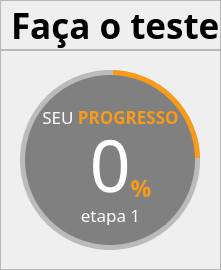
              <widget class="QFrame" name="frame_64">
               <property name="frameShape">
                <enum>QFrame::NoFrame</enum>
               </property>
               <property name="frameShadow">
                <enum>QFrame::Raised</enum>
               </property>
               <layout class="QVBoxLayout" name="verticalLayout_30">
                <property name="spacing">
                 <number>0</number>
                </property>
                <property name="leftMargin">
                 <number>0</number>
                </property>
                <property name="topMargin">
                 <number>0</number>
                </property>
                <property name="rightMargin">
                 <number>0</number>
                </property>
                <property name="bottomMargin">
                 <number>0</number>
                </property>
                <item>
                 <widget class="QFrame" name="frame_65">
                  <property name="minimumSize">
                   <size>
                    <width>0</width>
                    <height>50</height>
                   </size>
                  </property>
                  <property name="maximumSize">
                   <size>
                    <width>16777215</width>
                    <height>50</height>
                   </size>
                  </property>
                  <property name="frameShape">
                   <enum>QFrame::StyledPanel</enum>
                  </property>
                  <property name="frameShadow">
                   <enum>QFrame::Raised</enum>
                  </property>
                  <layout class="QHBoxLayout" name="horizontalLayout_51">
                   <property name="spacing">
                    <number>0</number>
                   </property>
                   <property name="leftMargin">
                    <number>10</number>
                   </property>
                   <property name="topMargin">
                    <number>0</number>
                   </property>
                   <property name="rightMargin">
                    <number>0</number>
                   </property>
                   <property name="bottomMargin">
                    <number>0</number>
                   </property>
                   <item>
                    <widget class="QLabel" name="label_27">
                     <property name="font">
                      <font>
                       <family>Dosis</family>
                       <pointsize>26</pointsize>
                       <bold>true</bold>
                      </font>
                     </property>
                     <property name="text">
                      <string>Faça o teste</string>
                     </property>
                    </widget>
                   </item>
                  </layout>
                 </widget>
                </item>
                <item>
                 <widget class="QFrame" name="frame_67">
                  <property name="minimumSize">
                   <size>
                    <width>0</width>
                    <height>0</height>
                   </size>
                  </property>
                  <property name="maximumSize">
                   <size>
                    <width>16777215</width>
                    <height>16777215</height>
                   </size>
                  </property>
                  <property name="frameShape">
                   <enum>QFrame::StyledPanel</enum>
                  </property>
                  <property name="frameShadow">
                   <enum>QFrame::Raised</enum>
                  </property>
                  <layout class="QHBoxLayout" name="horizontalLayout_46">
                   <item>
                    <widget class="QFrame" name="circularProgressBarBase">
                     <property name="minimumSize">
                      <size>
                       <width>200</width>
                       <height>200</height>
                      </size>
                     </property>
                     <property name="maximumSize">
                      <size>
                       <width>200</width>
                       <height>200</height>
                      </size>
                     </property>
                     <property name="frameShape">
                      <enum>QFrame::NoFrame</enum>
                     </property>
                     <property name="frameShadow">
                      <enum>QFrame::Raised</enum>
                     </property>
                     <widget class="QFrame" name="circularProgress">
                      <property name="geometry">
                       <rect>
                        <x>10</x>
                        <y>10</y>
                        <width>180</width>
                        <height>180</height>
                       </rect>
                      </property>
                      <property name="styleSheet">
                       <string notr="true">QFrame{
border-radius:90px;
background-color: qconicalgradient(cx:0.517, cy:0.488636, angle:90, stop:0.749 rgba(104, 65, 11, 0), stop:0.750 rgba(247, 155, 25, 255))
}</string>
                      </property>
                      <property name="frameShape">
                       <enum>QFrame::NoFrame</enum>
                      </property>
                      <property name="frameShadow">
                       <enum>QFrame::Raised</enum>
                      </property>
                     </widget>
                     <widget class="QFrame" name="circularBg">
                      <property name="geometry">
                       <rect>
                        <x>10</x>
                        <y>10</y>
                        <width>180</width>
                        <height>180</height>
                       </rect>
                      </property>
                      <property name="styleSheet">
                       <string notr="true">QFrame{
	border-radius: 90px;
	background-color: rgba(128, 128, 128, 120)
}</string>
                      </property>
                      <property name="frameShape">
                       <enum>QFrame::NoFrame</enum>
                      </property>
                      <property name="frameShadow">
                       <enum>QFrame::Raised</enum>
                      </property>
                     </widget>
                     <widget class="QFrame" name="container">
                      <property name="geometry">
                       <rect>
                        <x>15</x>
                        <y>15</y>
                        <width>170</width>
                        <height>170</height>
                       </rect>
                      </property>
                      <property name="styleSheet">
                       <string notr="true">QFrame{
	border-radius: 85px;
	background-color: rgb(128, 128, 128)
}</string>
                      </property>
                      <property name="frameShape">
                       <enum>QFrame::NoFrame</enum>
                      </property>
                      <property name="frameShadow">
                       <enum>QFrame::Raised</enum>
                      </property>
                      <widget class="QLabel" name="label_34">
                       <property name="enabled">
                        <bool>true</bool>
                       </property>
                       <property name="geometry">
                        <rect>
                         <x>5</x>
                         <y>30</y>
                         <width>161</width>
                         <height>21</height>
                        </rect>
                       </property>
                       <property name="font">
                        <font>
                         <family>PF BeauSans Pro</family>
                         <pointsize>13</pointsize>
                         <bold>false</bold>
                        </font>
                       </property>
                       <property name="styleSheet">
                        <string notr="true">background-color: none;
color: rgb(255, 255, 255);</string>
                       </property>
                       <property name="frameShape">
                        <enum>QFrame::NoFrame</enum>
                       </property>
                       <property name="text">
                        <string>&lt;html&gt;&lt;head/&gt;&lt;body&gt;&lt;p&gt;SEU &lt;span style=&quot; font-weight:700; color:#f79b19;&quot;&gt;PROGRESSO&lt;/span&gt;&lt;/p&gt;&lt;/body&gt;&lt;/html&gt;</string>
                       </property>
                       <property name="alignment">
                        <set>Qt::AlignCenter</set>
                       </property>
                      </widget>
                      <widget class="QLabel" name="percentText">
                       <property name="enabled">
                        <bool>true</bool>
                       </property>
                       <property name="geometry">
                        <rect>
                         <x>35</x>
                         <y>40</y>
                         <width>121</width>
                         <height>91</height>
                        </rect>
                       </property>
                       <property name="font">
                        <font>
                         <family>Dosis Light</family>
                         <pointsize>54</pointsize>
                         <italic>false</italic>
                         <bold>false</bold>
                        </font>
                       </property>
                       <property name="styleSheet">
                        <string notr="true">color: rgb(255, 255, 255);
background-color: none</string>
                       </property>
                       <property name="frameShape">
                        <enum>QFrame::NoFrame</enum>
                       </property>
                       <property name="text">
                        <string>&lt;html&gt;&lt;head/&gt;&lt;body&gt;&lt;p&gt;0&lt;span style=&quot; font-size:26pt; font-weight:700; color:#f79b19; vertical-align:sub;&quot;&gt;%&lt;/span&gt;&lt;/p&gt;&lt;/body&gt;&lt;/html&gt;</string>
                       </property>
                       <property name="alignment">
                        <set>Qt::AlignCenter</set>
                       </property>
                      </widget>
                      <widget class="QLabel" name="step_label">
                       <property name="enabled">
                        <bool>true</bool>
                       </property>
                       <property name="geometry">
                        <rect>
                         <x>30</x>
                         <y>130</y>
                         <width>111</width>
                         <height>20</height>
                        </rect>
                       </property>
                       <property name="font">
                        <font>
                         <family>PF BeauSans Pro</family>
                         <pointsize>13</pointsize>
                        </font>
                       </property>
                       <property name="styleSheet">
                        <string notr="true">color: white</string>
                       </property>
                       <property name="frameShape">
                        <enum>QFrame::NoFrame</enum>
                       </property>
                       <property name="text">
                        <string>etapa 1</string>
                       </property>
                       <property name="alignment">
                        <set>Qt::AlignCenter</set>
                       </property>
                      </widget>
                     </widget>
                     <zorder>circularBg</zorder>
                     <zorder>circularProgress</zorder>
                     <zorder>container</zorder>
                    </widget>
                   </item>
                  </layout>
                 </widget>
                </item>
               </layout>
              </widget>
